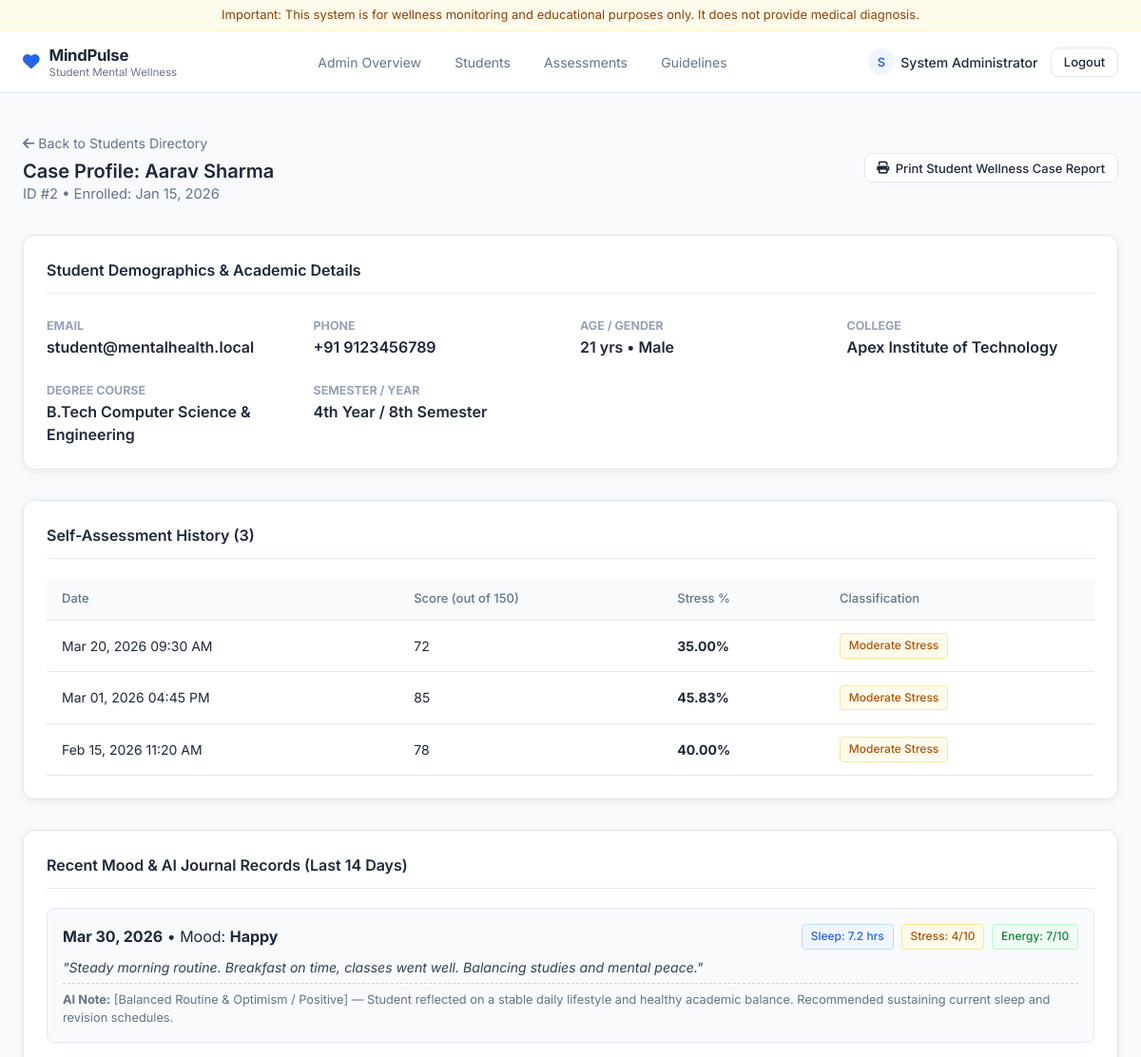
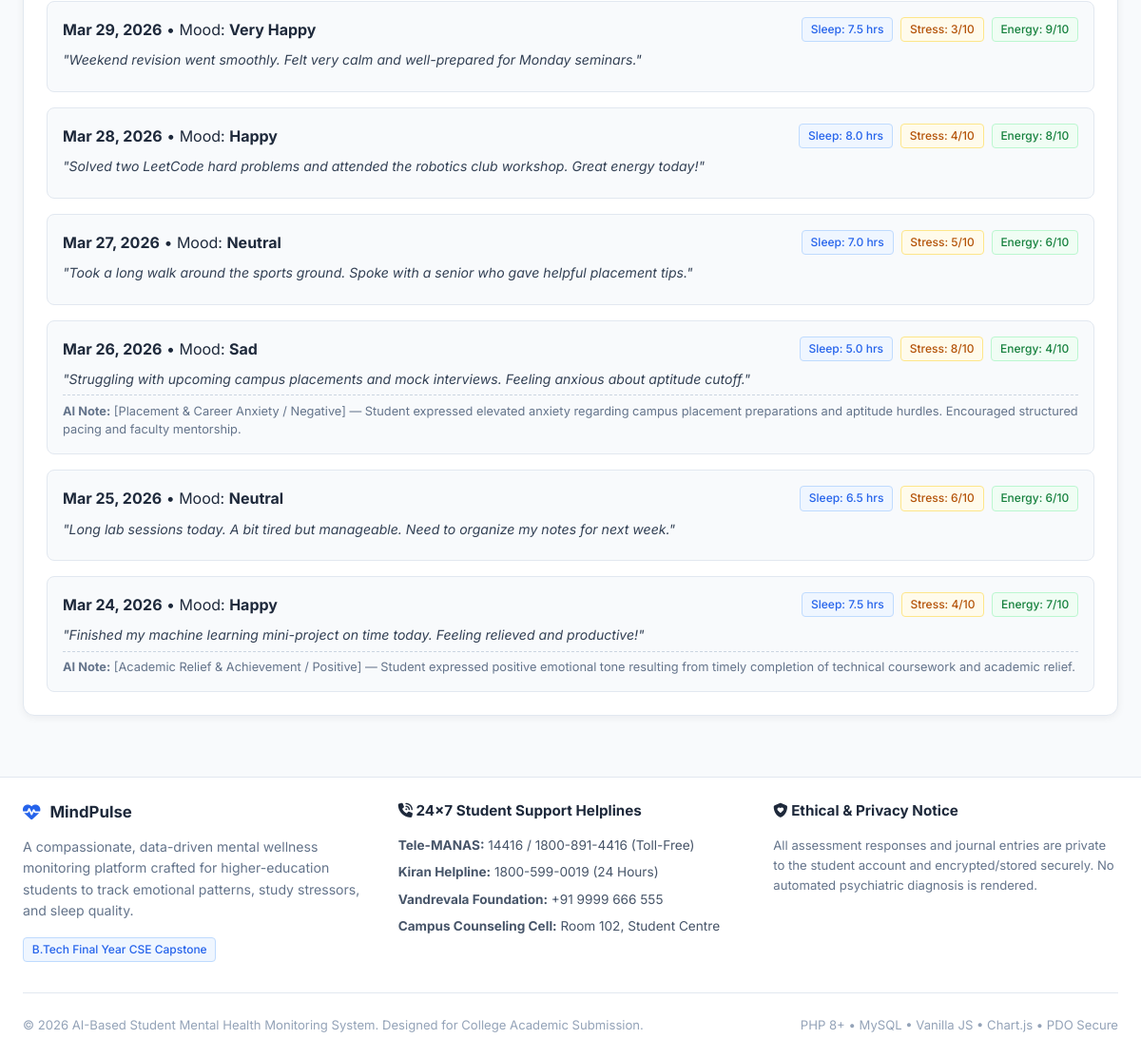
The page /admin/student_details.php?id=2 (signed in) on the database its author committed (2 pictures, top to bottom).
### tables this page shows
CREATE TABLE `users` (
  `id` INT AUTO_INCREMENT PRIMARY KEY,
  `name` VARCHAR(100) NOT NULL,
  `email` VARCHAR(150) NOT NULL UNIQUE,
  `phone` VARCHAR(20) DEFAULT NULL,
  `password` VARCHAR(255) NOT NULL,
  `gender` ENUM('Male', 'Female', 'Non-Binary', 'Prefer not to say') DEFAULT 'Prefer not to say',
  `age` INT DEFAULT 20,
  `college` VARCHAR(150) DEFAULT 'University Institute of Technology',
  `course` VARCHAR(100) DEFAULT 'B.Tech Computer Science & Engineering',
  `year` VARCHAR(50) DEFAULT '4th Year / 7th Semester',
  `role` ENUM('student', 'admin') DEFAULT 'student',
  `created_at` TIMESTAMP DEFAULT CURRENT_TIMESTAMP
);

CREATE TABLE `assessments` (
  `id` INT AUTO_INCREMENT PRIMARY KEY,
  `user_id` INT NOT NULL,
  `total_score` INT NOT NULL,
  `percentage` DECIMAL(5,2) NOT NULL,
  `stress_level` ENUM('Low Stress', 'Moderate Stress', 'High Stress') NOT NULL,
  `created_at` TIMESTAMP DEFAULT CURRENT_TIMESTAMP,
  FOREIGN KEY (`user_id`) REFERENCES `users`(`id`) ON DELETE CASCADE
);

CREATE TABLE `journal_analysis` (
  `id` INT AUTO_INCREMENT PRIMARY KEY,
  `user_id` INT NOT NULL,
  `mood_entry_id` INT DEFAULT NULL,
  `sentiment` VARCHAR(30) NOT NULL,
  `emotional_theme` VARCHAR(100) NOT NULL,
  `stress_indicator` ENUM('Low', 'Moderate', 'High', 'Crisis') NOT NULL DEFAULT 'Moderate',
  `ai_summary` TEXT NOT NULL,
  `created_at` TIMESTAMP DEFAULT CURRENT_TIMESTAMP,
  FOREIGN KEY (`user_id`) REFERENCES `users`(`id`) ON DELETE CASCADE,
  FOREIGN KEY (`mood_entry_id`) REFERENCES `mood_entries`(`id`) ON DELETE SET NULL
);

CREATE TABLE `mood_entries` (
  `id` INT AUTO_INCREMENT PRIMARY KEY,
  `user_id` INT NOT NULL,
  `mood` ENUM('Very Happy', 'Happy', 'Neutral', 'Sad', 'Very Sad') NOT NULL,
  `stress_level` INT NOT NULL,  
  `energy_level` INT NOT NULL,  
  `sleep_hours` DECIMAL(3,1) NOT NULL,
  `journal` TEXT DEFAULT NULL,
  `sentiment` VARCHAR(30) DEFAULT 'Neutral',
  `entry_date` DATE NOT NULL,
  `created_at` TIMESTAMP DEFAULT CURRENT_TIMESTAMP,
  UNIQUE KEY `user_day_entry` (`user_id`, `entry_date`),
  FOREIGN KEY (`user_id`) REFERENCES `users`(`id`) ON DELETE CASCADE
);

### includes/functions.php (called while the page is built, shortened)
<?php
function escape($data) {
    return htmlspecialchars((string)$data, ENT_QUOTES, 'UTF-8');
}
function getStressColorClass($level) {
    switch ($level) {
        case 'Moderate Stress':
            return 'badge-warning';
    }
}
?>

### admin/student_details.php (the view, shortened to what this page needs)
<?php
require_once __DIR__ . '/../includes/functions.php';
$studentId = isset($_GET['id']) ? (int)$_GET['id'] : 0;
$db = getDB();
$stmt = $db->prepare("SELECT * FROM users WHERE id = ? AND role = 'student' LIMIT 1");
$stmt->execute([$studentId]);
$student = $stmt->fetch();
$aStmt = $db->prepare("SELECT * FROM assessments WHERE user_id = ? ORDER BY created_at DESC");
$aStmt->execute([$studentId]);
$assessments = $aStmt->fetchAll();
$mStmt = $db->prepare("
    SELECT m.*, j.sentiment as ai_sentiment, j.emotional_theme, j.stress_indicator, j.ai_summary
    FROM mood_entries m
    LEFT JOIN journal_analysis j ON m.id = j.mood_entry_id
    WHERE m.user_id = ?
    ORDER BY m.entry_date DESC
    LIMIT 14
");
$mStmt->execute([$studentId]);
$moodLogs = $mStmt->fetchAll();
require_once __DIR__ . '/../includes/header.php';
?>
<div class="container" style="padding-top: 1.5rem; padding-bottom: 4rem;">
  <div style="display: flex; justify-content: space-between; align-items: center; margin-bottom: 2rem; flex-wrap: wrap; gap: 1rem;" class="no-print">
    <div>
      <a href="students.php" style="font-size: 0.88rem; color: #64748b; margin-bottom: 0.35rem; display: inline-block;">
        <i class="fa-solid fa-arrow-left"></i> Back to Students Directory
      </a>
      <h2>Case Profile: <?php echo escape($student['name']); ?></h2>
      <p style="color: #64748b; font-size: 0.92rem;">
        ID #<?php echo $student['id']; ?> &bull; Enrolled: <?php echo date('M d, Y', strtotime($student['created_at'])); ?>
      </p>
    </div>
    <div>
      <button onclick="window.print()" class="btn btn-outline btn-sm">
        <i class="fa-solid fa-print"></i> Print Student Wellness Case Report
      </button>
    </div>
  </div>
  <div class="card" style="margin-bottom: 2rem;">
    <div class="card-header">
      <h3>Student Demographics & Academic Details</h3>
    </div>
    <div style="display: grid; grid-template-columns: repeat(auto-fit, minmax(220px, 1fr)); gap: 1.25rem;">
      <div>
        <span style="font-size: 0.78rem; color: #94a3b8; font-weight: 700; text-transform: uppercase;">Email</span>
        <div style="font-weight: 600; color: #1e293b;"><?php echo escape($student['email']); ?></div>
      </div>
      <div>
        <span style="font-size: 0.78rem; color: #94a3b8; font-weight: 700; text-transform: uppercase;">Phone</span>
        <div style="font-weight: 600; color: #1e293b;"><?php echo escape($student['phone'] ?: 'N/A'); ?></div>
      </div>
      <div>
        <span style="font-size: 0.78rem; color: #94a3b8; font-weight: 700; text-transform: uppercase;">Age / Gender</span>
        <div style="font-weight: 600; color: #1e293b;"><?php echo $student['age']; ?> yrs &bull; <?php echo escape($student['gender']); ?></div>
      </div>
      <div>
        <span style="font-size: 0.78rem; color: #94a3b8; font-weight: 700; text-transform: uppercase;">College</span>
        <div style="font-weight: 600; color: #1e293b;"><?php echo escape($student['college']); ?></div>
      </div>
      <div>
        <span style="font-size: 0.78rem; color: #94a3b8; font-weight: 700; text-transform: uppercase;">Degree Course</span>
        <div style="font-weight: 600; color: #1e293b;"><?php echo escape($student['course']); ?></div>
      </div>
      <div>
        <span style="font-size: 0.78rem; color: #94a3b8; font-weight: 700; text-transform: uppercase;">Semester / Year</span>
        <div style="font-weight: 600; color: #1e293b;"><?php echo escape($student['year']); ?></div>
      </div>
    </div>
  </div>
  <div class="card" style="margin-bottom: 2rem;">
    <div class="card-header">
      <h3>Self-Assessment History (<?php echo count($assessments); ?>)</h3>
    </div>
    <?php if (empty($assessments)): ?>
      <p style="color: #94a3b8; font-style: italic;">No assessments on record for this student.</p>
    <?php else: ?>
      <div class="table-responsive">
        <table class="table">
          <thead>
            <tr>
              <th>Date</th>
              <th>Score (out of 150)</th>
              <th>Stress %</th>
              <th>Classification</th>
            </tr>
          </thead>
          <tbody>
            <?php foreach ($assessments as $a): ?>
              <tr>
                <td><?php echo date('M d, Y h:i A', strtotime($a['created_at'])); ?></td>
                <td><?php echo $a['total_score']; ?></td>
                <td><strong><?php echo $a['percentage']; ?>%</strong></td>
                <td>
                  <span class="badge <?php echo getStressColorClass($a['stress_level']); ?>">
                    <?php echo escape($a['stress_level']); ?>
                  </span>
                </td>
              </tr>
            <?php endforeach; ?>
          </tbody>
        </table>
      </div>
    <?php endif; ?>
  </div>
  <div class="card">
    <div class="card-header">
      <h3>Recent Mood & AI Journal Records (Last 14 Days)</h3>
    </div>
    <?php if (empty($moodLogs)): ?>
      <p style="color: #94a3b8; font-style: italic;">No daily mood logs recorded yet.</p>
    <?php else: ?>
      <div style="display: flex; flex-direction: column; gap: 1rem;">
        <?php foreach ($moodLogs as $m): ?>
          <div style="background: #f8fafc; border: 1px solid #e2e8f0; border-radius: 8px; padding: 1rem;">
            <div style="display: flex; justify-content: space-between; align-items: center; margin-bottom: 0.5rem; flex-wrap: wrap; gap: 0.5rem;">
              <div>
                <strong><?php echo date('M d, Y', strtotime($m['entry_date'])); ?></strong> &bull;
                <span>Mood: <strong><?php echo escape($m['mood']); ?></strong></span>
              </div>
              <div style="display: flex; gap: 0.5rem; font-size: 0.82rem;">
                <span class="badge badge-neutral">Sleep: <?php echo $m['sleep_hours']; ?> hrs</span>
                <span class="badge badge-warning">Stress: <?php echo $m['stress_level']; ?>/10</span>
                <span class="badge badge-success">Energy: <?php echo $m['energy_level']; ?>/10</span>
              </div>
            </div>
            <?php if (!empty($m['journal'])): ?>
              <p style="font-size: 0.88rem; color: #334155; margin: 0.4rem 0; font-style: italic;">
                "<?php echo escape($m['journal']); ?>"
              </p>
              <?php if (!empty($m['ai_summary'])): ?>
                <div style="font-size: 0.8rem; color: #64748b; border-top: 1px dashed #cbd5e1; padding-top: 0.4rem; margin-top: 0.4rem;">
                  <strong>AI Note:</strong> [<?php echo escape($m['emotional_theme']); ?> / <?php echo escape($m['ai_sentiment'] ?? 'Neutral'); ?>] &mdash; <?php echo escape($m['ai_summary']); ?>
                </div>
              <?php endif; ?>
            <?php endif; ?>
          </div>
        <?php endforeach; ?>
      </div>
    <?php endif; ?>
  </div>
</div>
<?php require_once __DIR__ . '/../includes/footer.php'; ?>

### assets/css/style.css (style rules this page uses)
:root { --primary: #2563EB; --primary-hover: #1d4ed8; --primary-soft: #EFF6FF; --secondary: #14B8A6; --secondary-soft: #F0FDFA; --bg-main: #F8FAFC; --bg-card: #FFFFFF; --text-main: #1E293B; --text-muted: #64748B; --border-color: #E2E8F0; --warning: #F59E0B; --warning-soft: #FFFBEB; --danger: #EF4444; --danger-soft: #FEF2F2; --font-family: 'Inter', system-ui, -apple-system, BlinkMacSystemFont, "Segoe UI", sans-serif; --radius-card: 12px; --radius-button: 8px; --radius-input: 8px; --shadow-subtle: 0 2px 8px rgba(15, 23, 42, 0.06); }
* { box-sizing: border-box; margin: 0; padding: 0; }
body { font-family: var(--font-family); background-color: var(--bg-main); color: var(--text-main); line-height: 1.5; min-height: 100vh; display: flex; flex-direction: column; -webkit-font-smoothing: antialiased; }
a { color: var(--primary); text-decoration: none; transition: color 0.15s ease; }
h2 { font-size: 1.25rem; font-weight: 600; color: var(--text-main); line-height: 1.3; }
h3 { font-size: 1rem; font-weight: 600; color: var(--text-main); }
p { font-size: 0.9375rem; color: var(--text-muted); }
.container { width: 100%; max-width: 1200px; margin: 0 auto; padding: 0 1.5rem; }
.card { background: var(--bg-card); border-radius: var(--radius-card); border: 1px solid var(--border-color); box-shadow: var(--shadow-subtle); padding: 1.5rem; transition: border-color 0.15s ease; }
.card-header { display: flex; justify-content: space-between; align-items: center; margin-bottom: 1.25rem; padding-bottom: 0.75rem; border-bottom: 1px solid var(--border-color); }
.btn { display: inline-flex; align-items: center; justify-content: center; gap: 0.4rem; font-family: inherit; font-weight: 500; font-size: 0.875rem; padding: 0.55rem 1.1rem; border-radius: var(--radius-button); border: 1px solid transparent; cursor: pointer; transition: all 0.15s ease; text-decoration: none; line-height: 1.25; }
.btn-outline { background-color: #FFFFFF; border-color: var(--border-color); color: var(--text-main); }
.btn-sm { padding: 0.4rem 0.8rem; font-size: 0.8125rem; }
.badge { display: inline-flex; align-items: center; font-size: 0.75rem; font-weight: 500; padding: 0.2rem 0.55rem; border-radius: 4px; }
.badge-success { background-color: #F0FDF4; color: #15803D; border: 1px solid #BBF7D0; }
.badge-warning { background-color: var(--warning-soft); color: #B45309; border: 1px solid #FDE68A; }
.badge-neutral { background-color: var(--primary-soft); color: var(--primary); border: 1px solid #BFDBFE; }
.table-responsive { width: 100%; overflow-x: auto; }
.table { width: 100%; border-collapse: collapse; text-align: left; }
.table th { background-color: var(--bg-main); padding: 0.75rem 1rem; font-size: 0.8125rem; font-weight: 500; color: var(--text-muted); border-bottom: 1px solid var(--border-color); }
.table td { padding: 0.85rem 1rem; border-bottom: 1px solid var(--border-color); font-size: 0.875rem; }

### rows shown on the page
users: name "Aarav Sharma", id "2", created_at "Jan 15, 2026", email "student@mentalhealth.local", phone "+91 9123456789", age "21", gender "Male", college "Apex Institute of Technology", course "B.Tech Computer Science & Engineering", year "4th Year / 8th Semester"
assessments: created_at "Mar 20, 2026 09:30 AM", total_score "72", percentage "35.00", stress_level "Moderate Stress"
assessments: created_at "Mar 01, 2026 04:45 PM", total_score "85", percentage "45.83", stress_level "Moderate Stress"
assessments: created_at "Feb 15, 2026 11:20 AM", total_score "78", percentage "40.00", stress_level "Moderate Stress"
journal_analysis: mood_entry.entry_date "Mar 30, 2026", mood_entry.mood "Happy", mood_entry.sleep_hours "7.2", mood_entry.stress_level "4", mood_entry.energy_level "7", mood_entry.journal "Steady morning routine. Breakfast on time, classes went well. Balancing studies and mental peace.", emotional_theme "Balanced Routine & Optimism", sentiment "Positive", ai_summary "Student reflected on a stable daily lifestyle and healthy academic balance. Recommended sustaining current sleep and revision schedules."
mood_entries: entry_date "Mar 29, 2026", mood "Very Happy", sleep_hours "7.5", stress_level "3", energy_level "9", journal "Weekend revision went smoothly. Felt very calm and well-prepared for Monday seminars."
mood_entries: entry_date "Mar 28, 2026", mood "Happy", sleep_hours "8.0", stress_level "4", energy_level "8", journal "Solved two LeetCode hard problems and attended the robotics club workshop. Great energy today!"
mood_entries: entry_date "Mar 27, 2026", mood "Neutral", sleep_hours "7.0", stress_level "5", energy_level "6", journal "Took a long walk around the sports ground. Spoke with a senior who gave helpful placement tips."
journal_analysis: mood_entry.entry_date "Mar 26, 2026", mood_entry.mood "Sad", mood_entry.sleep_hours "5.0", mood_entry.stress_level "8", mood_entry.energy_level "4", mood_entry.journal "Struggling with upcoming campus placements and mock interviews. Feeling anxious about aptitude cutoff.", emotional_theme "Placement & Career Anxiety", sentiment "Negative", ai_summary "Student expressed elevated anxiety regarding campus placement preparations and aptitude hurdles. Encouraged structured pacing and faculty mentorship."
mood_entries: entry_date "Mar 25, 2026", mood "Neutral", sleep_hours "6.5", stress_level "6", energy_level "6", journal "Long lab sessions today. A bit tired but manageable. Need to organize my notes for next week."
journal_analysis: mood_entry.entry_date "Mar 24, 2026", mood_entry.mood "Happy", mood_entry.sleep_hours "7.5", mood_entry.stress_level "4", mood_entry.energy_level "7", mood_entry.journal "Finished my machine learning mini-project on time today. Feeling relieved and productive!", emotional_theme "Academic Relief & Achievement", sentiment "Positive", ai_summary "Student expressed positive emotional tone resulting from timely completion of technical coursework and academic relief."

### other values the page prints
APP_NAME "MindPulse"
substr($currentUser['name'] ?? 'U', 0, 1) "S"
$currentUser['name'] "System Administrator"
count($assessments) "3"
APP_FULL_TITLE "AI-Based Student Mental Health Monitoring System"
